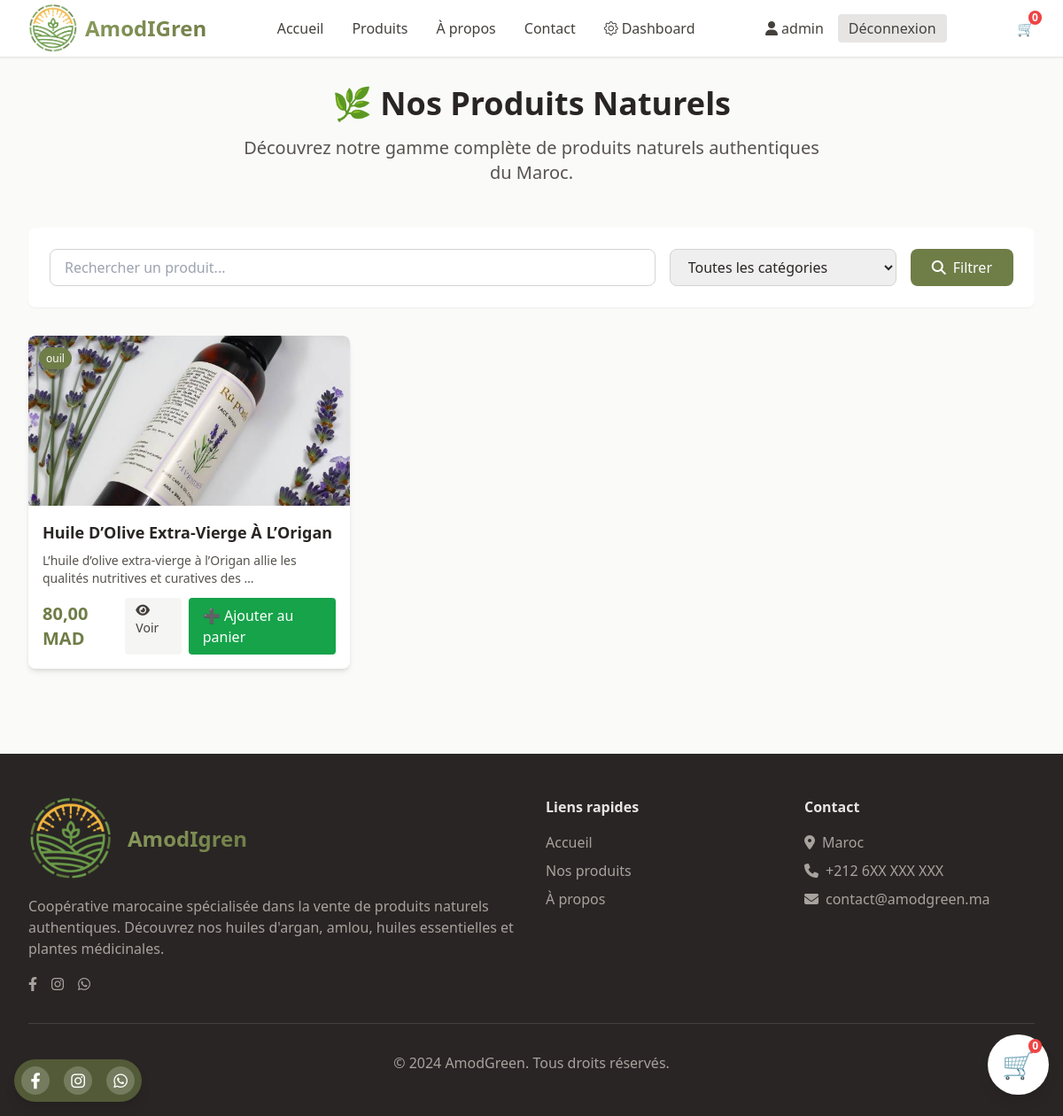
/ar/produits/ (signed in), run on the app's committed database.
### store/models/Utilisateur.py (models this page shows)
class CustomUser(AbstractUser):
    bio = models.TextField(max_length=500, blank=True, verbose_name="Biographie")
    phone = models.CharField(max_length=20, blank=True, verbose_name="Téléphone")
    city = models.CharField(max_length=100, blank=True, verbose_name="Ville")
    class Meta:
        verbose_name = "Utilisateur"
        verbose_name_plural = "Utilisateurs"

### store/models/Produit.py (models this page shows, shortened)
class Product(models.Model):
    name = models.CharField(max_length=200, verbose_name="Nom du produit")
    name_ar = models.CharField(max_length=200, blank=True, verbose_name="Nom (Arabe)")
    description = models.TextField(verbose_name="Description")
    description_ar = models.TextField(blank=True, verbose_name="Description (Arabe)")
    ingredients = models.TextField(blank=True, verbose_name="Ingrédients")
    ingredients_ar = models.TextField(blank=True, verbose_name="Ingrédients (Arabe)")
    price = models.DecimalField(max_digits=10, decimal_places=2, verbose_name="Prix (MAD)")
    image = models.ImageField(upload_to='products/', verbose_name="Image principale")
    category = models.ForeignKey(Category, on_delete=models.CASCADE, verbose_name="Catégorie")
    is_available = models.BooleanField(default=True, verbose_name="Disponible")
    created_at = models.DateTimeField(auto_now_add=True)
    updated_at = models.DateTimeField(auto_now=True)
    default_variant = models.ForeignKey(
        'ProductVariant',
        null=True,
        blank=True,
        on_delete=models.SET_NULL,
        related_name='default_for_products',
        verbose_name="Variante par défaut"
    )
    class Meta:
        verbose_name = "Produit"
        verbose_name_plural = "Produits"
        ordering = ['-created_at']
    def get_absolute_url(self):
        return reverse('product_detail', kwargs={'pk': self.pk})

class Category(models.Model):
    name = models.CharField(max_length=100, verbose_name="Nom")
    name_ar = models.CharField(max_length=100, blank=True, verbose_name="Nom (Arabe)")
    description = models.TextField(blank=True, verbose_name="Description")
    created_at = models.DateTimeField(auto_now_add=True)
    class Meta:
        verbose_name = "Catégorie"
        verbose_name_plural = "Catégories"
        ordering = ['name']

### store/views/views.py (the view)
# urls.py: path('produits/', views.product_list, name='product_list'),
def product_list(request):
    products = Product.objects.filter(is_available=True)
    categories = Category.objects.all()
    category_id = request.GET.get('category')
    search_query = request.GET.get('search')
    if category_id:
        products = products.filter(category_id=category_id)
    if search_query:
        products = products.filter(
            Q(name__icontains=search_query) |
            Q(description__icontains=search_query) |
            Q(name_ar__icontains=search_query)
        )
    paginator = Paginator(products, 12)
    page_obj = paginator.get_page(request.GET.get('page'))
    context = {
        'page_obj': page_obj,
        'categories': categories,
        'current_category': int(category_id) if category_id else None,
        'search_query': search_query or '',
    }
    return render(request, 'store/product_list.html', context)

### store/context_processors.py (called while the page is built)
def cart_count(request):
    cart = get_or_create_cart(request)
    return {'cart_count': cart.items.count()}

### store/utils.py (called while the page is built)
def get_or_create_cart(request):
    if request.user.is_authenticated:
        cart, created = Cart.objects.get_or_create(user=request.user)
    else:
        if not request.session.session_key:
            request.session.create()
        session_key = request.session.session_key
        cart, created = Cart.objects.get_or_create(session_key=session_key, user=None)
    return cart

### templates/store/product_list.html (shortened to what this page needs)
{% extends 'base.html' %}
{% load static %}
{% block content %}
<div class="max-w-7xl mx-auto px-4 sm:px-6 lg:px-8 py-8">
    <div class="text-center mb-12">
        <h1 class="text-4xl font-bold text-stone-800 mb-4">🌿 Nos Produits Naturels</h1>
        <p class="text-xl text-stone-600 max-w-2xl mx-auto">
            Découvrez notre gamme complète de produits naturels authentiques du Maroc.
        </p>
    </div>
    <div class="bg-white rounded-lg shadow-sm p-6 mb-8">
        <form method="GET" class="flex flex-col md:flex-row gap-4">
            <div class="flex-1">
                <input type="text" name="search" value="{{ search_query }}"
                       placeholder="Rechercher un produit..."
                       class="w-full px-4 py-2 border border-stone-300 rounded-lg focus:outline-none focus:ring-2 focus:ring-olive-500">
            </div>
            <div class="md:w-64">
                <select name="category" class="w-full px-4 py-2 border border-stone-300 rounded-lg focus:outline-none focus:ring-2 focus:ring-olive-500">
                    <option value="">Toutes les catégories</option>
                </select>
            </div>
            <button type="submit" class="bg-olive-600 hover:bg-olive-700 text-white px-6 py-2 rounded-lg transition-colors">
                <i class="fas fa-search mr-2"></i>Filtrer
            </button>
        </form>
    </div>
    <div class="grid grid-cols-1 md:grid-cols-2 lg:grid-cols-3 xl:grid-cols-4 gap-6">
        {% for product in page_obj %}
            <div class="bg-white rounded-lg shadow-md overflow-hidden card-hover">
                <div class="relative">
                    {% if product.image %}
                        <img src="{{ product.image.url }}" alt="{{ product.name }}"
                             class="w-full h-48 object-cover">
                    {% else %}
                        <div class="w-full h-48 bg-stone-200 flex items-center justify-center">
                            <i class="fas fa-leaf text-4xl text-stone-400"></i>
                        </div>
                    {% endif %}
                    <div class="absolute top-3 left-3">
                        <span class="bg-olive-600 text-white text-xs px-2 py-1 rounded-full">
                            {{ product.category.name }}
                        </span>
                    </div>
                </div>
                <div class="p-4">
                    <h3 class="text-lg font-semibold text-stone-800 mb-2 line-clamp-1">
                        {{ product.name }}
                    </h3>
                    <p class="text-stone-600 text-sm mb-3 line-clamp-2">
                        {{ product.description|truncatewords:12 }}
                    </p>
                    <div class="flex items-center justify-between">
                        <span class="text-xl font-bold text-olive-600">
                            {{ product.price }} MAD
                        </span>
                        <div class="flex gap-2">
                            <a href="{{ product.get_absolute_url }}"
                               class="bg-stone-100 hover:bg-stone-200 text-stone-700 px-3 py-1 rounded text-sm transition-colors">
                                <i class="fas fa-eye mr-1"></i>Voir
                            </a>
                             <a href="{% url 'add_to_cart' product.id %}" class="bg-green-600 text-white px-4 py-2 rounded hover:bg-green-700">
    ➕ Ajouter au panier
</a>
                        </div>
                    </div>
                </div>
            </div>
        {% endfor %}
    </div>
</div>
{% endblock %}

### templates/base.html (shortened to what this page needs)
{% load static %}
{% load widget_tweaks %}
<!DOCTYPE html>
<html lang="fr" class="h-full">
<head>
    <link rel="stylesheet" href="https://cdnjs.cloudflare.com/ajax/libs/font-awesome/6.4.0/css/all.min.css">
    <link href="{% static 'css/main.css' %}" rel="stylesheet" />
    <link rel="stylesheet" href="https://cdn.jsdelivr.net/npm/bootstrap-icons@1.10.5/font/bootstrap-icons.css" />
</head>
<body class="min-h-full bg-stone-50 text-stone-800">
    <nav class="bg-white shadow-sm border-b border-stone-200 sticky top-0 z-50">
        <div class="max-w-7xl mx-auto px-4 sm:px-6 lg:px-8">
            <div class="flex justify-between items-center h-16">
                <div class="flex items-center">
                    <a href="{% url 'home' %}" class="flex items-center space-x-2">
                        <img src="{% static 'img/logo2.png' %}" alt="Logo AmodIGren" class="h-14 w-auto">
                        <span class="text-2xl font-bold text-gradient">AmodIGren</span>
                    </a>
                </div>
                <div class="hidden md:flex space-x-8">
                    <a href="{% url 'home' %}" class="text-stone-700 hover:text-olive-600 transition-colors">Accueil</a>
                    <a href="{% url 'product_list' %}"
                        class="text-stone-700 hover:text-olive-600 transition-colors">Produits</a>
                    <a href="{% url 'about' %}" class="text-stone-700 hover:text-olive-600 transition-colors">À
                        propos</a>
                    <a href="{% url 'contact' %}"
                        class="text-stone-700 hover:text-olive-600 transition-colors">Contact</a>
                    {% if user.is_staff %}
                    <a class="text-stone-700 hover:text-olive-600 transition-colors" href="{% url 'admin_dashboard' %}">
                        <i class="bi bi-gear me-1"></i>Dashboard
                    </a>
                    {% endif %}
                </div>
                <div class="hidden sm:flex items-center space-x-4">
                    {% if user.is_authenticated %}
                    <a href="{% url 'profile' %}" class="text-stone-700 hover:text-olive-600 transition-colors">
                        <i class="fas fa-user"></i> {{ user.first_name|default:user.username }}
                    </a>
                    <a href="{% url 'logout' %}"
                        class="bg-stone-200 hover:bg-stone-300 text-stone-700 px-3 py-1 rounded transition-colors">
                        Déconnexion
                    </a>
                    {% endif %}
                </div>
                <div class="hidden sm:flex items-center space-x-6">
                    <a href="{% url 'view_cart' %}" class="relative text-gray-700 hover:text-green-700">
                        🛒
                        <span
                            class="absolute -top-2 -right-2 bg-red-500 text-white text-xs font-bold rounded-full px-1">
                            {{ cart_count|default:0 }}
                        </span>
                    </a>
                </div>
                <div class="fixed bottom-6 right-4 z-50 bg-white p-3 sm:p-4 rounded-full shadow-lg">
                    <a href="{% url 'view_cart' %}"
                        class="relative text-gray-700 hover:text-green-700 text-2xl sm:text-3xl">
                        🛒
                        <span id="cart-count"
                            class="absolute -top-2 -right-2 bg-red-500 text-white text-xs font-bold rounded-full px-1">
                            {{ cart_count|default:0 }}
                        </span>
                    </a>
                </div>
            </div>
        </div>
    </nav>
    <main>
        {% block content %}
        {% endblock %}
        <div
            class="fixed bottom-4 left-4 z-50 flex flex-col sm:flex-row items-center sm:space-x-4 space-y-4 sm:space-y-0 bg-olive-700 bg-opacity-90 rounded-full p-2 shadow-lg">
            <a href="#"
                class="w-8 h-8 bg-white bg-opacity-20 rounded-full flex items-center justify-center hover:bg-opacity-30 transition-colors">
                <i class="fab fa-facebook-f text-lg text-white"></i>
            </a>
            <a href="#"
                class="w-8 h-8 bg-white bg-opacity-20 rounded-full flex items-center justify-center hover:bg-opacity-30 transition-colors">
                <i class="fab fa-instagram text-lg text-white"></i>
            </a>
            <a href="#"
                class="w-8 h-8 bg-white bg-opacity-20 rounded-full flex items-center justify-center hover:bg-opacity-30 transition-colors">
                <i class="fab fa-whatsapp text-lg text-white"></i>
            </a>
        </div>
    </main>
    <footer class="bg-stone-800 text-stone-200 mt-16">
        <div class="max-w-7xl mx-auto px-4 sm:px-6 lg:px-8 py-12">
            <div class="grid grid-cols-1 md:grid-cols-4 gap-8">
                <div class="col-span-1 md:col-span-2">
                    <div class="col-span-1 md:col-span-2 flex items-center space-x-4 mb-4">
                        <img src="{% static 'img/logo2.png' %}" alt="Logo AmodGreen" class="h-24 w-auto">
                        <h3 class="text-2xl font-bold text-gradient">AmodIgren</h3>
                    </div>
                    <p class="text-stone-400 mb-4">
                        Coopérative marocaine spécialisée dans la vente de produits naturels authentiques.
                        Découvrez nos huiles d'argan, amlou, huiles essentielles et plantes médicinales.
                    </p>
                    <div class="flex space-x-4">
                        <a href="#" class="text-stone-400 hover:text-white transition-colors">
                            <i class="fab fa-facebook-f"></i>
                        </a>
                        <a href="#" class="text-stone-400 hover:text-white transition-colors">
                            <i class="fab fa-instagram"></i>
                        </a>
                        <a href="#" class="text-stone-400 hover:text-white transition-colors">
                            <i class="fab fa-whatsapp"></i>
                        </a>
                    </div>
                </div>
                <div>
                    <h4 class="font-semibold mb-4">Liens rapides</h4>
                    <ul class="space-y-2">
                        <li><a href="{% url 'home' %}"
                                class="text-stone-400 hover:text-white transition-colors">Accueil</a></li>
                        <li><a href="{% url 'product_list' %}"
                                class="text-stone-400 hover:text-white transition-colors">Nos produits</a></li>
                        <li><a href="{% url 'about' %}" class="text-stone-400 hover:text-white transition-colors">À
                                propos</a></li>
                    </ul>
                </div>
                <div>
                    <h4 class="font-semibold mb-4">Contact</h4>
                    <ul class="space-y-2 text-stone-400">
                        <li><i class="fas fa-map-marker-alt mr-2"></i>Maroc</li>
                        <li><i class="fas fa-phone mr-2"></i>+212 6XX XXX XXX</li>
                        <li><i class="fas fa-envelope mr-2"></i>contact@amodgreen.ma</li>
                    </ul>
                </div>
            </div>
            <div class="border-t border-stone-700 mt-8 pt-8 text-center text-stone-400">
                <p>&copy; 2024 AmodGreen. Tous droits réservés.</p>
            </div>
        </div>
    </footer>
</body>
</html>

### static/css/main.css (style rules this page uses)
.text-gradient { background: linear-gradient(135deg, #8a9b5d, #6f7d47); -webkit-background-clip: text; -webkit-text-fill-color: transparent; background-clip: text; }
.card-hover { transition: all 0.3s ease; }

### data on the page
CustomUser: first_name "admin"
Product: image (picture), category.name "ouil", name "Huile D’Olive Extra-Vierge À L’Origan", description "L’huile d’olive extra-vierge à l’Origan allie les qualités nutritives et curatives des …", price "80,00"

### other printed values
{{ cart_count|default:0 }} "0"
